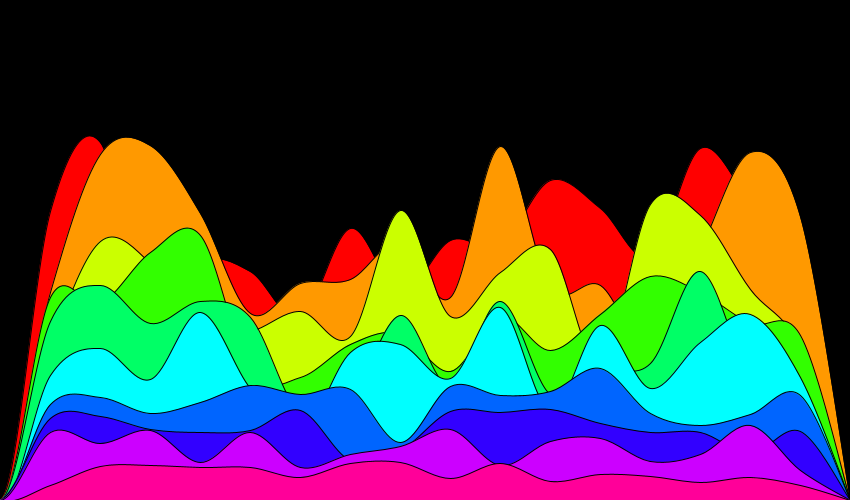
Frame 1 (no input)
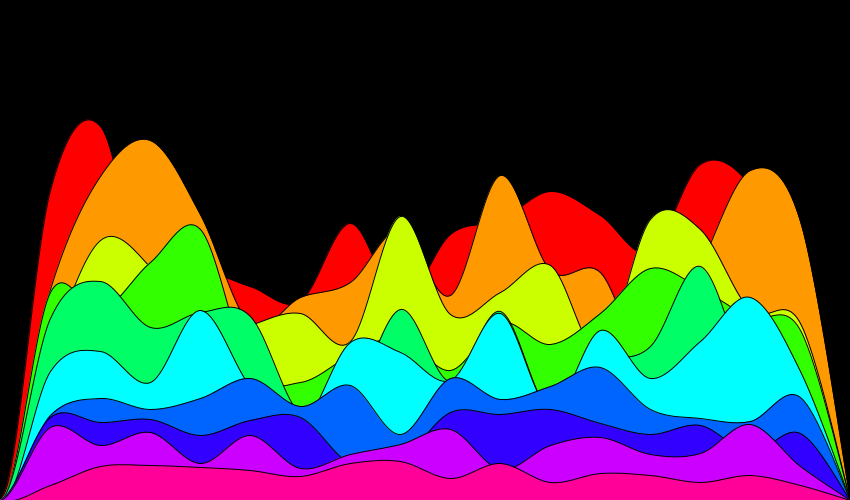
Frame 60 (the mouse pressed at the canvas centre just before this capture)
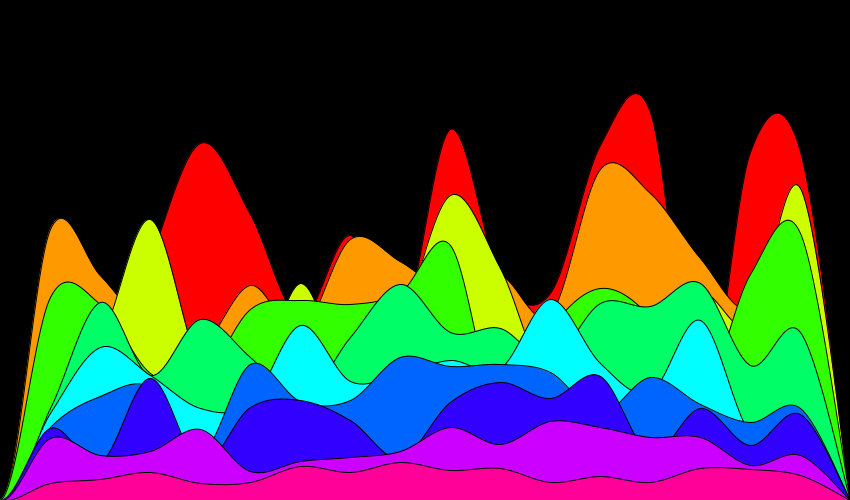
Frame 120 (the mouse held since frame 60 and released just before this capture)

The Processing sketch that drew these frames (run headless with seeded random() and noise(); from frame 60 on, the mouse is pressed at the canvas centre):

// Processing sketch: processing_103600
// ── processing_103600.pde

Wave[] waves = new Wave[10];
float cStep;
float h;

void setup() {
  size(850, 500);
  colorMode(HSB,100);
  cStep = 100/waves.length;
  h = 0;
  for(int i = 0;i<waves.length;i++){
    waves[i] = new Wave(i*50,h);
    h+=cStep;
  }
}

void draw() {
  background(0);
  for(int i = 0;i<waves.length;i++){
    waves[i].display();
  }
}

class Wave {
  int am = 19;

  float[] yPos = new float[am];
  float[] xPos = new float[am];
  float xOff;
  float x;
  float speed;
  color c;
  float h; // height
  float hue;

  Wave(float _h, float _hue) {
    xOff = 50;
    x = -xOff;
    for (int i = 0;i<yPos.length;i++) {
      yPos[i] = random(10000);
    }
    for (int i = 0;i<xPos.length;i++) {
      xPos[i] = x;
      x+=xOff;
    }
    c = color(random(255),random(255),random(255));
    h = _h;
    speed = 0.01;
    hue = _hue;
  }

  void display() {
    fill(hue,100,100);
    beginShape();
    for (int i = 0;i<yPos.length;i++) {
      float yPos2 = map(noise(yPos[i]), 0, 1, h, height);
      if (i == 1) {
        curveVertex(0, height);
      }
      else if (i == am-1) {
        curveVertex(width, height);
      }
      else {
        curveVertex(xPos[i], yPos2);
      }
      yPos[i] += speed;
    }
    curveVertex(width, height);
    endShape();
    speed = map(mouseY, 0, height, 0.001, 0.05);
  }
}
